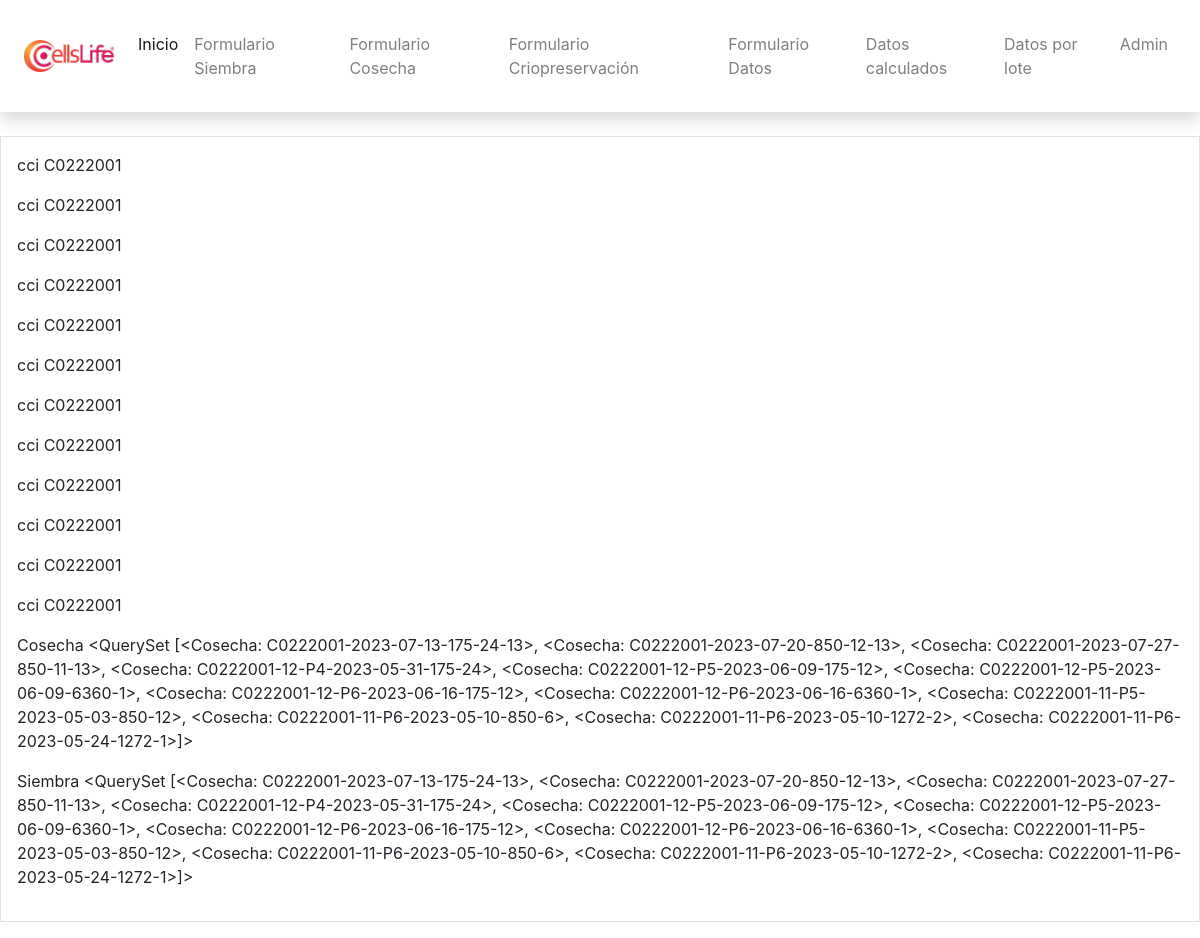
Page /lotes/ on the earlier database version.
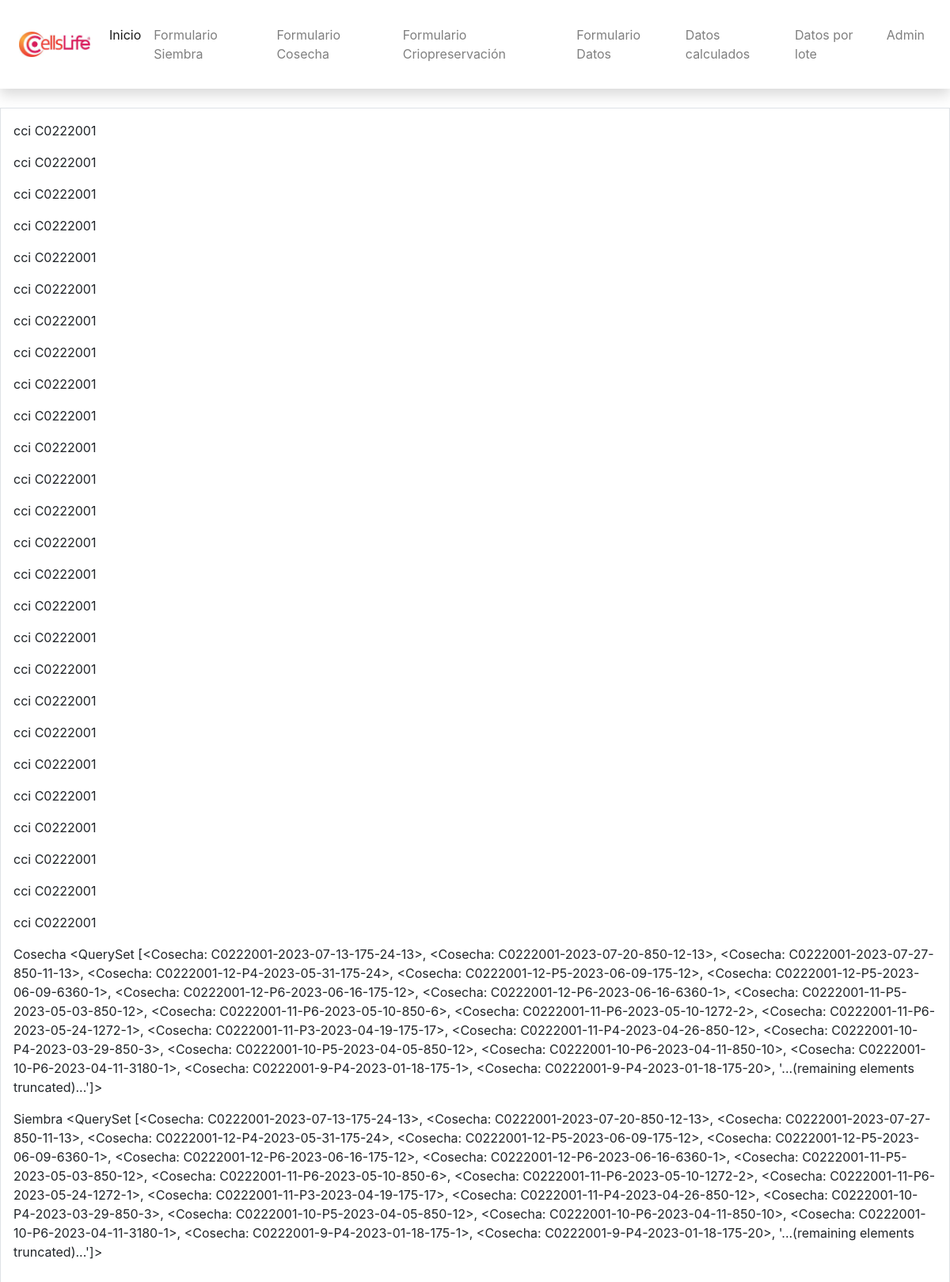
Same page on the later database version.
### formularios/models.py (models this page shows, shortened)
class Cosecha(models.Model):
    cci = models.CharField(max_length=10, default="")
    loteCosecha = models.CharField(default="", max_length=50)
    fechaCosecha = models.DateField()
    paseCosecha = models.CharField(choices=[('P0', 'P0'),('P1', 'P1'), ('P2', 'P2'), ('P3', 'P3'), ('P4', 'P4'), ('P5', 'P5'), ('P6', 'P6'), ('P7', 'P7')] , max_length=10)
    areaFrascosCosecha = models.IntegerField(choices=[(25, 'T25'), (75, 'T75'), (175, 'T175'), (850, 'CR Liso'), (2125, 'CR Corrugado'),(1272, 'CS 2p'), (3180, 'CS 5p'), (6360, 'CS 10p'), (500, 'TripleFlask'), (0, 'Crioviales')])
    numFrascosCosecha = models.IntegerField()
    confluenciaCosecha = models.FloatField()
    tiempoCultivoDias = models.IntegerField()
    numCelulasObtenidas = models.FloatField()
    viabilidadCosecha = models.IntegerField()
    siembra = models.ForeignKey(Siembra, on_delete=models.CASCADE)
    densidadCosecha = models.IntegerField()
    totalObtenidas = models.FloatField()
    cosechaId = models.CharField(max_length=50, unique=True, primary_key=True)
    def __str__(self):
        return self.cosechaId

### formularios/views.py (the view)
# urls.py: path('lotes/', views.lotes, name='lotes'),
def lotes(request):
    datosCosecha = models.Cosecha.objects.all()
    datosSiembra = models.Siembra.objects.all()
    return render(request, 'formularios/lotes.html', {'datosCosecha':datosCosecha, 'datosSiembra':datosSiembra})

### formularios/templates/formularios/lotes.html (shortened to what this page needs)
{% extends 'formularios/base.html' %}
{% block content %}
{% for c in datosCosecha %}
<p> cci {{c.cci}}</p>
{% endfor %}
<p> Cosecha {{ datosCosecha}}</p>
<p> Siembra {{ datosCosecha}}</p>
{% endblock %}

### formularios/templates/formularios/base.html (shortened to what this page needs)
<!DOCTYPE html>
<html lang="en">
  <head>
    <link
      href="https://cdn.jsdelivr.net/npm/bootstrap@5.0.0-beta1/dist/css/bootstrap.min.css"
      rel="stylesheet"
    />
    <link
      rel="stylesheet"
      href="https://cdn.jsdelivr.net/npm/sweetalert2@11.1.4/dist/sweetalert2.min.css"
    />
    {% load static %} {% load bootstrap4 %} {% bootstrap_css %}
  </head>
  <body>
    <nav
      class="navbar navbar-expand-lg navbar-light bg-light shadow p-4 mb-4 bg-white"
    >
      <a class="navbar-brand" href="/"
        ><img src="{% static 'img/logo.jpg' %}" style="width: 90px" alt="Logo"
      /></a>
      <ul class="navbar-nav mr-auto">
        <li class="nav-item active">
          <a class="nav-link" href="/">Inicio</a>
        </li>
        <li class="nav-item">
          <a class="nav-link" href="/siembra/">
            Formulario Siembra</a
          >
        </li>
        <li class="nav-item">
          <a class="nav-link" href="/cosecha/">
            Formulario Cosecha
          </a>
        </li>
        <li class="nav-item">
          <a class="nav-link" href="/crio/">
            Formulario Criopreservación</a
          >
        </li>
        <li class="nav-item">
          <a class="nav-link" href="/formulario_datos"> Formulario Datos</a>
        </li>
        <li class="nav-item">
          <a class="nav-link" href="/datos/">Datos calculados</a>
        </li>
        <li class="nav-item">
          <a class="nav-link" href="/lotes/">Datos por lote</a>
        </li>
        <li class="nav-item">
          <a class="nav-link" href="/admin/">Admin</a>
        </li>
      </ul>
    </nav>
    <div class="p-3 my-3 border">{% block content %} {% endblock %}</div>
  </body>
</html>

Differences in the rows shown:
computed for Cosecha: cosechaId.cosechaId "…C0222001-11-P6-2023-05-10-850-6>, <Cosecha: C0222001-11-P6-2023-05-10-1272-2>, <Cosecha: C0222001-11-P6-2023-05-24-1272-1>]>" → "…C0222001-11-P6-2023-05-10-850-6>, <Cosecha: C0222001-11-P6-2023-05-10-1272-2>, <Cosecha: C0222001-11-P6-2023-05-24-1272-1>, <Cosecha: C0222001-11-P3-2023-04-19-175-17>, <Cosecha: C0222001-11-P4-2023-04-26-850-12>, <Cosecha: C0222001-10-P4-2023-03-29-850-3>, <Cosecha: C0222001-10-P5-2023-04-05-850-12>, <Cosecha: C0222001-10-P6-2023-04-11-850-10>, <Cosecha: C0222001-10-P6-2023-04-11-3180-1>, <Cosecha: C0222001-9-P4-2023-01-18-175-1>, <Cosecha: C0222001-9-P4-2023-01-18-175-20>, '...(remaining elements truncated)...']>"
added Cosecha: cci "C0222001"
added Cosecha: cci "C0222001"
added Cosecha: cci "C0222001"
added Cosecha: cci "C0222001"
added Cosecha: cci "C0222001"
added Cosecha: cci "C0222001"
added Cosecha: cci "C0222001"
added Cosecha: cci "C0222001"
added Cosecha: cci "C0222001"
added Cosecha: cci "C0222001"
added Cosecha: cci "C0222001"
added Cosecha: cci "C0222001"
added Cosecha: cci "C0222001"
added Cosecha: cci "C0222001"
